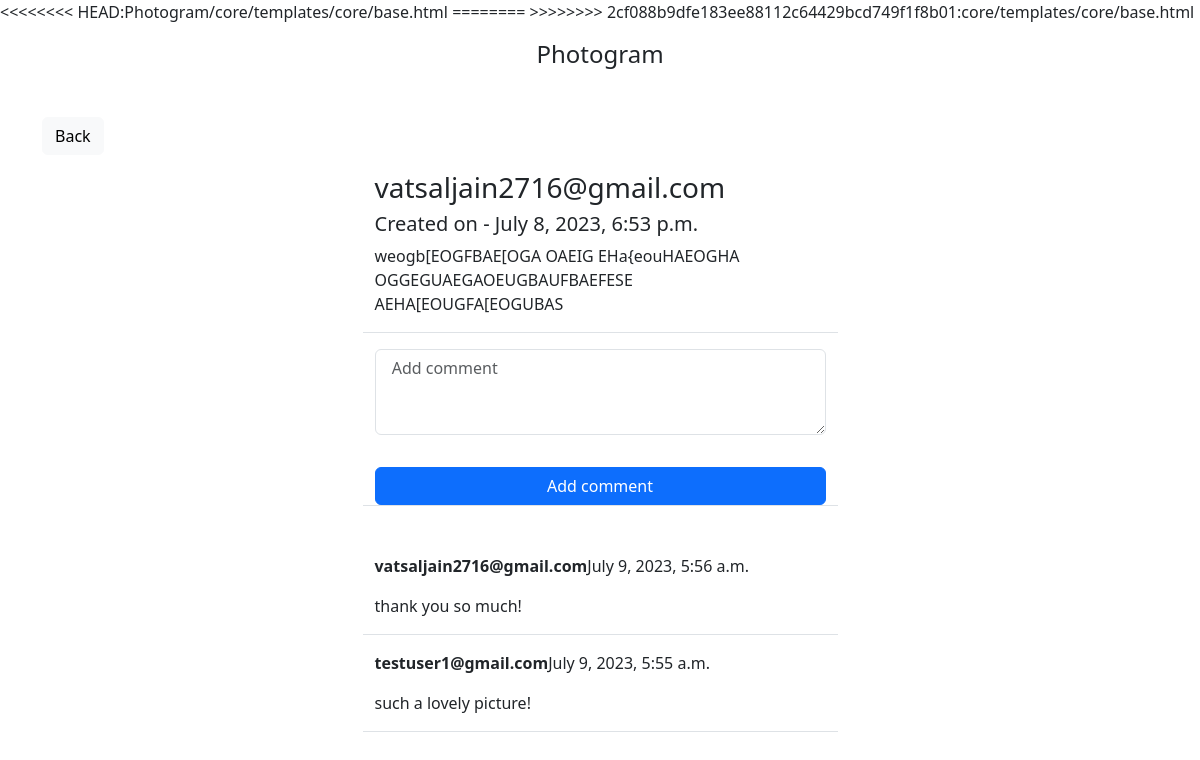
The app's page /socialfeed/post/1 (signed in) with its own data.
### socialfeed/models.py (models this page shows, shortened)
class Post(models.Model):
    body = models.TextField()
    image = models.ImageField(upload_to='post_photos',blank=True, null=True)
    created_on = models.DateTimeField(default=timezone.now)
    author = models.ForeignKey(User,on_delete=models.CASCADE)
    likes = models.ManyToManyField(User,blank=True,related_name='likes')
    dislikes = models.ManyToManyField(User,blank=True,related_name='dislikes')
    class Meta:
        app_label='socialfeed' # for mentioning inside INSTALLED_APPS

class Comment(models.Model):
    comment = models.TextField()
    created_on  = models.DateTimeField(default=timezone.now)
    author = models.ForeignKey(User,on_delete=models.CASCADE) # connected to the user who "comments on" the post
    post=  models.ForeignKey('Post',on_delete=models.CASCADE)
    likes = models.ManyToManyField(User,blank=True,related_name="comment_likes")
    dislikes = models.ManyToManyField(User,blank=True,related_name="comment_dislikes")
    parent = models.ForeignKey('self',on_delete=models.CASCADE, blank=True, null=True,related_name='+')

### socialfeed/views.py (the view, shortened to what this page needs)
# urls.py: path('post/<int:pk>',PostDetails.as_view(),name='post-detail'),
class PostDetails(LoginRequiredMixin,View):# getting the details of the post
    def get(self,request,pk,*args,**kwargs):
        post  = Post.objects.get(pk=pk) # getting the id of the post
        form =  CommentForm() # for adding comments
        comments = Comment.objects.filter(post=post).order_by('-created_on') # ordering by latest comments
        context = {
            'post':post,
            'form':form,
            'comments':comments
        }
        return render(request,'socialfeed/postdetails.html',context)

### socialfeed/forms.py
class CommentForm(forms.ModelForm):
    comment  =forms.CharField(
        label='',
        widget=forms.Textarea(attrs={
            'rows':'3',
            'placeholder':' Add comment'
        })
    )
    class Meta:
        model = Comment
        fields = ['comment']

### Photogram/socialfeed/templates/socialfeed/postdetails.html (shortened to what this page needs)
{%extends 'core/base.html' %} {% load crispy_forms_tags %} {% block content %}
<div class="container">
  <div class="row mt-5">
    <div class="col-md-5 col-sm-6">
      <a href="{% url 'post-list' %}" class="btn btn-light">Back</a>
    </div>
  </div>
  <div class="row justify-content-center mt-3">
    <div class="col-md-5 col-sm-12 border-bottom position-relative">
      <h3>{{post.author}}</h3>
      <h5>Created on - {{post.created_on}}</h5>
      <p>{{post.body}}</p>
    </div>
  </div>
  {% if post.author != request.user %}
  <div class="row justify-content-center mt-3 mb-5">
    <div class="col-md-5 col-sm-12 border-bottom">
      <form method="POST">
        {% csrf_token %} {{form|crispy}}
        <div class="d-grid gap-2 align-center">
          <button class="btn btn-primary mt-3">Add comment</button>
        </div>
      </form>
    </div>
  </div>
  {% endif %}
  {% for c1 in comments %}
  <div class="row justify-content-center mt-3">
    <div class="col-md-5 col-sm-12 border-bottom">
      <p><strong>{{c1.author}}</strong>{{c1.created_on}}</p>
      <p>{{c1.comment}}</p>
    </div>
  </div>
  {% endfor %}
</div>
{% endblock %}

### records on screen
Post: author "vatsaljain2716@gmail.com", created_on "July 8, 2023, 6:53 p.m.", body "weogb[EOGFBAE[OGA OAEIG EHa{eouHAEOGHA OGGEGUAEGAOEUGBAUFBAEFESE AEHA[EOUGFA[EOGUBAS"
Comment: author "vatsaljain2716@gmail.com", created_on "July 9, 2023, 5:56 a.m.", comment "thank you so much!"
Comment: author "testuser1@gmail.com", created_on "July 9, 2023, 5:55 a.m.", comment "such a lovely picture!"
